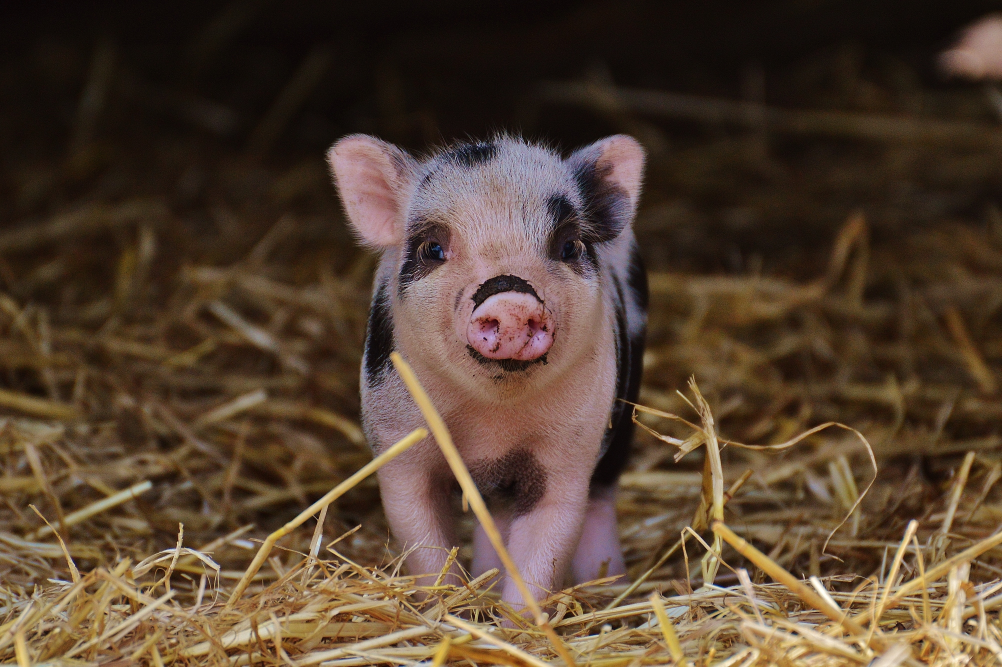
#> input picture lab3/000001.jpg, 4008 x 2667 px (shown at 1/4 size); its folder holds 2 pictures in this run; the run also reads 1 picture not shown here
$ python lab3.py --path . --output out.png --width 100 --height 100
#> lines starting #> are read from the running program, lines starting #| are printed output that depends on the picture
import argparse
import os
import cv2
import matplotlib.pyplot as plt # type: ignore

def parsing() -> argparse.Namespace:
    """Парсер аргументов"""
    parser = argparse.ArgumentParser()
    parser.add_argument('--path', type=str, required=True, help='path_to_files')
    parser.add_argument('--output', type=str, required=True, help='output_path')
    parser.add_argument('--width', type=int, required=True, help='output_width')
    parser.add_argument('--height', type=int, required=True, help='output_height')
    return parser.parse_args()

def show_images(original, cropped) -> None:
    """Вывод"""
    orig_rgb = cv2.cvtColor(original, cv2.COLOR_BGR2RGB)
    crop_rgb = cv2.cvtColor(cropped, cv2.COLOR_BGR2RGB)
    plt.imshow(orig_rgb)
    plt.title("Оригинальное")
    plt.show()
    plt.imshow(crop_rgb)
    plt.title("Обрезанное")
    plt.show()


def crop_images(path: str, output: str, new_width: int, new_height: int) -> None:
    """Обрезает изображения, сохраняет в файл и выводит"""
#> called with path = '.', output = 'out.png', new_width = 100, new_height = 100
    if not os.path.exists(path):
        print("No such directory")
        return
    images = [i for i in os.listdir(path)]
    if not (os.path.exists(output)):
        os.mkdir(output)
    for i in images:
        input_path = os.path.join(path, i)
        output_path = os.path.join(output, i)
        img = cv2.imread(input_path)
#> img is the input picture: shape (2667, 4008, 3); mean B, G, R 49, 65.6, 85.1
        if img is None:
            print(f'ошибка при работе с {i}')
            continue
        height, width = img.shape[:2]
#> height = 2667; width = 4008
        print (f"размеры {i}: {width}x{height}")
#| размеры 000001.jpg: 4008x2667
        if (height < new_height) or (width < new_width):
            print (f"размеры {i} меньше, чем {new_width}x{new_height}")
            continue
        crop_img = img[0:new_height, 0:new_width]
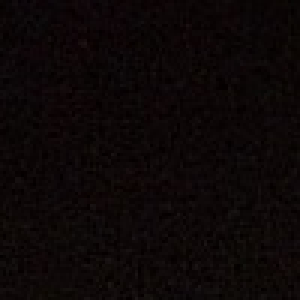
#> crop_img: shape (100, 100, 3) (shown 3 times larger); mean B, G, R 6.9, 6.9, 12.8
        save = cv2.imwrite(output_path, crop_img)
        if not save:
            print(f"не удалось сохранить {i}")
            continue
        else:
            show_images(img, crop_img)

def main() -> None:
    args = parsing()
    crop_images(args.path, args.output, args.width, args.height)

if __name__ == '__main__':
    main()
